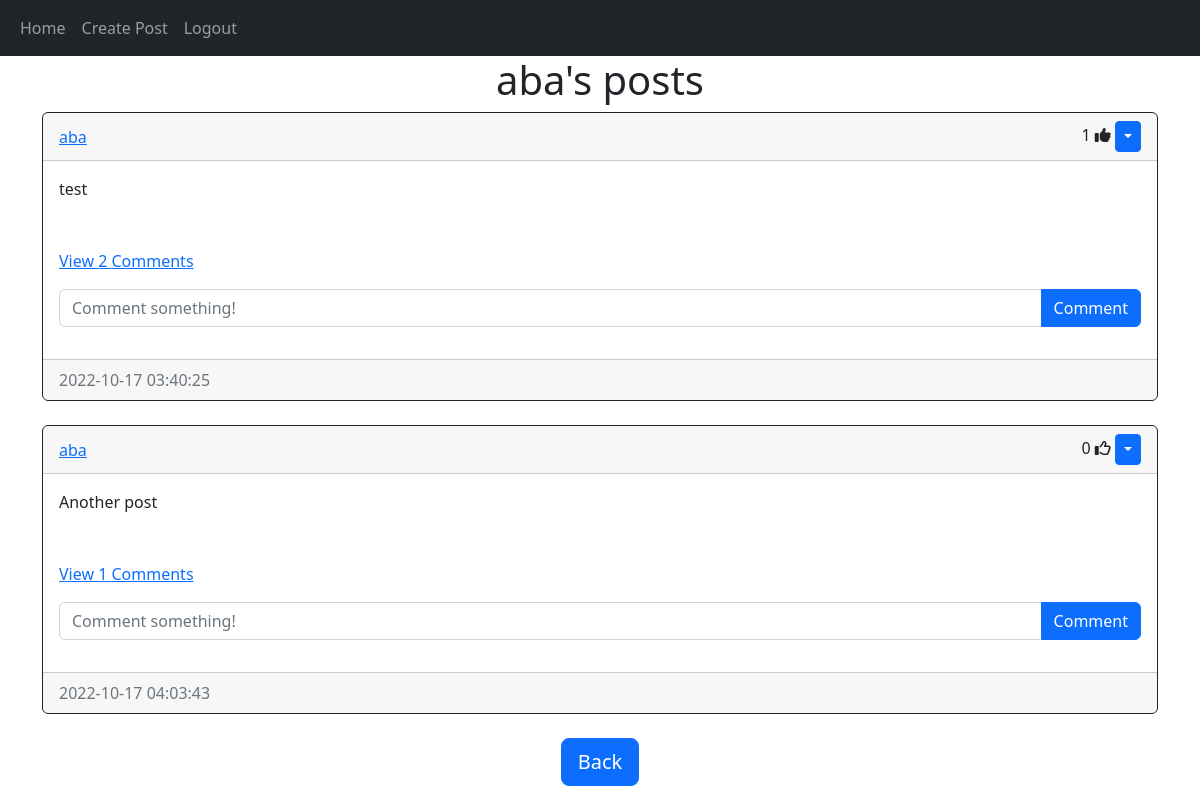
The page /posts/aba (signed in) on the database its author committed.
### web/models.py (models this page shows)
class User(db.Model, UserMixin):
    id = db.Column(db.Integer, primary_key=True)
    email = db.Column(db.String(150), unique=True)
    username = db.Column(db.String(150), unique=True)
    password = db.Column(db.String(150))
    date_created = db.Column(db.DateTime(timezone=True), default=func.now())
    posts = db.relationship('Post', backref="user", passive_deletes=True)
    comments = db.relationship('Comment', backref="user", passive_deletes=True)
    likes = db.relationship('Like', backref="user", passive_deletes=True)

class Post(db.Model):
    id = db.Column(db.Integer, primary_key=True)
    text = db.Column(db.Text, nullable=False)
    date_created = db.Column(db.DateTime(timezone=True), default=func.now())
    author = db.Column(db.Integer, db.ForeignKey('user.id', ondelete="CASCADE"), nullable=False)
    comments = db.relationship('Comment', backref="post", passive_deletes=True)
    likes = db.relationship('Like', backref="post", passive_deletes=True)

### web/views.py (the view)
@views.route('/posts/<username>')
@login_required
def posts(username):
    user = User.query.filter_by(username=username).first()
    if not user:
        flash("No user with that username exists.", category="error")
        return redirect(url_for("views.home"))
    posts = Post.query.filter_by(author=user.id).all()
    return render_template("posts.html", user=current_user, posts=posts, username=username)

### web/__init__.py (called while the page is built)
def create_app():
    app = Flask(__name__)
    app.config['SECRET_KEY'] = "helloworld"
    app.config['SQLALCHEMY_DATABASE_URI'] = f'sqlite:///{DB_NAME}'
    db.init_app(app)
    from .views import views
    from .auth import auth
    app.register_blueprint(views, url_prefix="/")
    app.register_blueprint(auth, url_prefix="/")
    from .models import User, Post, Comment, Like
    create_database(app)
    login_manager = LoginManager()
    login_manager.login_view = "auth.login"
    login_manager.init_app(app)
    @login_manager.user_loader
    def load_user(id):
        return User.query.get(int(id))
    return app

### web/templates/posts.html (shortened to what this page needs)
{% extends "posts_div.html" %}  {% block header %} {{username}}'s posts {% endblock %} {% block footer %}
   <div align="center">
     <a href="/home"
       ><button type="button" class="btn btn-primary btn-lg">Back</button></a
     >
   </div>
   {% endblock %}

### web/templates/posts_div.html (shortened to what this page needs)
{% extends "base.html" %} {% block title %}Home{% endblock %} {% block content
   %}
   <h1 align="center">{% block header %}Posts{% endblock %}</h1>
   <div id="posts">
     {% for post in posts %}
     <div class="card border-dark">
       <div class="card-header d-flex justify-content-between align-items-center">
         <a href="/posts/{{post.user.username}}">{{post.user.username}}</a>
         <div>
          <span id="likes-count-{{post.id}}">
            {{ post.likes|length }}</span>
          {% if user.id in post.likes|map(attribute="author")|list %}
          <i
            class="fas fa-thumbs-up"
            id="like-button-{{post.id}}"
            onclick="like({{post.id}})"
          ></i>
          {% else %}
          <i
            class="far fa-thumbs-up"
            id="like-button-{{post.id}}"
            onclick="like({{post.id}})"
          ></i>
          {% endif %}
          {% if user.id == post.author %}
          <div class="btn-group">
            <button
              type="button"
              class="btn btn-sm btn-primary dropdown-toggle"
              data-bs-toggle="dropdown"
            ></button>
          </div>
          {% endif %}
        </div>
       </div>
       <div class="card-body">
         <div class="card-text">{{post.text}}</div>
         <br />
         <br />
          <p class="card-text">
          {% if post.comments|length > 0 %}
            <a data-bs-toggle="collapse" href="#comments-{{post.id}}" role="button">
              <small">View {{post.comments|length}} Comments</small>
            </a>
          {% else %}
            <small class="text-muted">No Comments</small>
          {% endif %}
          </p>
         <form class="input-group mb-3" method="POST" action="/create-comment/{{post.id}}">
            <input type="text" id="text" name="text" class="form-control" placeholder="Comment something!" />
            <button type="submit" class="btn btn-primary">Comment</button>
         </form>
       </div>
       <div class="card-footer text-muted">{{post.date_created}}</div>
     </div>
     <br/ > {% endfor %}
   </div>
   {% block footer %}{% endblock %} {% endblock %}

### rows shown on the page
User: username "aba"
Post: user.username "aba", likes|length "1", text "test", comments|length "2", date_created "2022-10-17 03:40:25"
Post: user.username "aba", likes|length "0", text "Another post", comments|length "1", date_created "2022-10-17 04:03:43"
